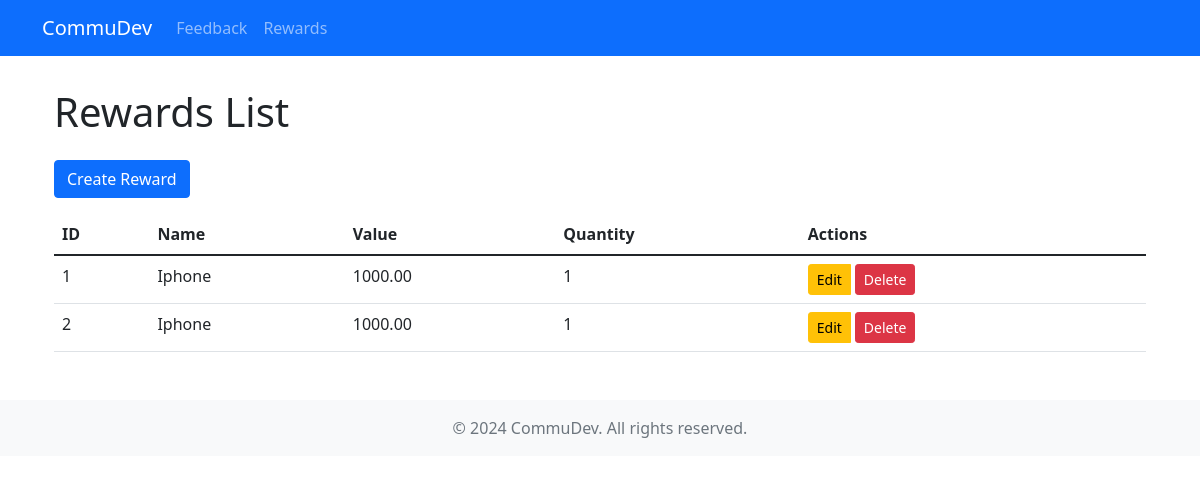
/rewards/, run on an earlier commit of the app's database.
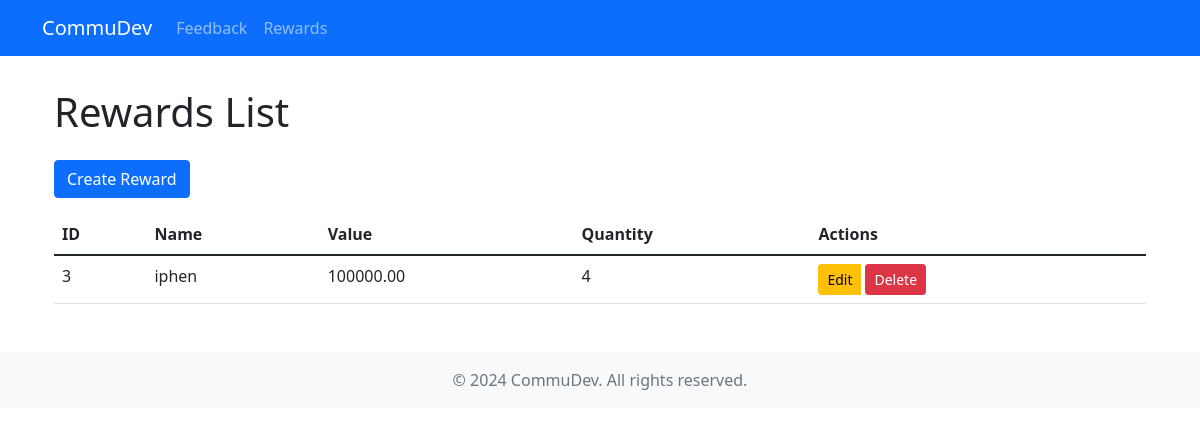
And on a later commit of the database.
### rewards/models.py (models this page shows, shortened)
class Reward(models.Model):
    reward_id = models.AutoField(primary_key=True)
    value = models.DecimalField(max_digits=10, decimal_places=2)
    quantity = models.PositiveIntegerField()
    name = models.CharField(max_length=100)
    created_at = models.DateTimeField(auto_now_add=True)
    user = models.ForeignKey(
        settings.AUTH_USER_MODEL,
        on_delete=models.CASCADE,
        related_name='rewards',
        null=True,  # Allow null for existing records
        blank=True  # Make it optional in forms
    )

### rewards/views.py (the view)
# urls.py: path('', views.RewardListView.as_view(), name='reward-list'),
class RewardListView(generic.ListView):
    model = Reward
    template_name = 'rewards/list.html'
    context_object_name = 'rewards'

### rewards/templates/rewards/list.html (shortened to what this page needs)
{% extends 'base.html' %}
{% block content %}
<div class="container mt-4">
    <h1 class="mb-4">Rewards List</h1>
    <a href="{% url 'reward-create' %}" class="btn btn-primary mb-3">Create Reward</a>
    <table class="table">
        <thead>
            <tr>
                <th>ID</th>
                <th>Name</th>
                <th>Value</th>
                <th>Quantity</th>
                <th>Actions</th>
            </tr>
        </thead>
        <tbody>
            {% for reward in rewards %}
            <tr>
                <td>{{ reward.reward_id }}</td>
                <td>{{ reward.name }}</td>
                <td>{{ reward.value }}</td>
                <td>{{ reward.quantity }}</td>
                <td>
                    <div class="btn-group" role="group">
                        <a href="{% url 'reward-edit' reward.reward_id %}" class="btn btn-warning btn-sm">Edit</a>
                        <form action="{% url 'reward-delete' reward.reward_id %}" method="post" class="d-inline">
                            <button type="submit" class="btn btn-danger btn-sm" onclick="return confirm('Are you sure you want to delete this reward?')">Delete</button>
                        </form>
                    </div>
                </td>
            </tr>
            {% empty %}
            <tr>
                <td colspan="5" class="text-center">No rewards available.</td>
            </tr>
            {% endfor %}
        </tbody>
    </table>
</div>
{% endblock %}

### feedback/templates/base.html (shortened to what this page needs)
<!DOCTYPE html>
<html lang="en">
<head>
    <link href="https://cdn.jsdelivr.net/npm/bootstrap@5.1.3/dist/css/bootstrap.min.css" rel="stylesheet">
</head>
<body>
    <nav class="navbar navbar-expand-lg navbar-dark bg-primary">
        <div class="container">
            <a class="navbar-brand" href="{% url 'home' %}">CommuDev</a>
            <div class="collapse navbar-collapse" id="navbarNav">
                <ul class="navbar-nav">
                    <li class="nav-item">
                        <a class="nav-link {% if request.path == '/feedback/' %}active{% endif %}"
                           href="{% url 'feedback-list' %}">Feedback</a>
                    </li>
                </ul>
                <ul class="navbar-nav">
                    <li class="nav-item">
                        <a class="nav-link {% if request.path == '/rewards/list' %}active{% endif %}"
                           href="{% url 'reward-list' %}">Rewards</a>
                    </li>
                </ul>
            </div>
        </div>
    </nav>
    <main class="container">
        {% block content %}
        {% endblock %}
    </main>
    <footer class="footer mt-5 py-3 bg-light">
        <div class="container text-center">
            <span class="text-muted">© 2024 CommuDev. All rights reserved.</span>
        </div>
    </footer>
</body>
</html>

### feedback/templates/base.html (style rules this page uses)
.navbar { margin-bottom: 2rem; }
.btn-group { gap: 0.25rem; }

What changed in the data, as far as the page shows it:
removed Reward: reward_id "1", name "Iphone", value "1000.00", quantity "1"
removed Reward: reward_id "2", name "Iphone", value "1000.00", quantity "1"
added Reward: reward_id "3", name "iphen", value "100000.00", quantity "4"
